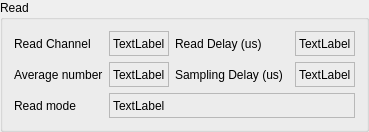
    <widget class="QGroupBox" name="groupBox">
     <property name="title">
      <string>Read</string>
     </property>
     <layout class="QGridLayout" name="gridLayout_2">
      <item row="0" column="0">
       <widget class="QLabel" name="label">
        <property name="sizePolicy">
         <sizepolicy hsizetype="Preferred" vsizetype="Fixed">
          <horstretch>0</horstretch>
          <verstretch>0</verstretch>
         </sizepolicy>
        </property>
        <property name="minimumSize">
         <size>
          <width>0</width>
          <height>25</height>
         </size>
        </property>
        <property name="maximumSize">
         <size>
          <width>16777215</width>
          <height>25</height>
         </size>
        </property>
        <property name="text">
         <string>Read Channel</string>
        </property>
       </widget>
      </item>
      <item row="2" column="0">
       <widget class="QLabel" name="label_3">
        <property name="sizePolicy">
         <sizepolicy hsizetype="Preferred" vsizetype="Fixed">
          <horstretch>0</horstretch>
          <verstretch>0</verstretch>
         </sizepolicy>
        </property>
        <property name="minimumSize">
         <size>
          <width>0</width>
          <height>25</height>
         </size>
        </property>
        <property name="maximumSize">
         <size>
          <width>16777215</width>
          <height>25</height>
         </size>
        </property>
        <property name="text">
         <string>Average number</string>
        </property>
       </widget>
      </item>
      <item row="2" column="1">
       <widget class="QLabel" name="label_avg_num">
        <property name="sizePolicy">
         <sizepolicy hsizetype="Preferred" vsizetype="Fixed">
          <horstretch>0</horstretch>
          <verstretch>0</verstretch>
         </sizepolicy>
        </property>
        <property name="minimumSize">
         <size>
          <width>0</width>
          <height>25</height>
         </size>
        </property>
        <property name="maximumSize">
         <size>
          <width>16777215</width>
          <height>25</height>
         </size>
        </property>
        <property name="frameShape">
         <enum>QFrame::StyledPanel</enum>
        </property>
        <property name="text">
         <string>TextLabel</string>
        </property>
       </widget>
      </item>
      <item row="2" column="4">
       <widget class="QLabel" name="label_sampling_delay">
        <property name="frameShape">
         <enum>QFrame::StyledPanel</enum>
        </property>
        <property name="text">
         <string>TextLabel</string>
        </property>
       </widget>
      </item>
      <item row="0" column="1">
       <widget class="QLabel" name="label_read_ch">
        <property name="sizePolicy">
         <sizepolicy hsizetype="Preferred" vsizetype="Fixed">
          <horstretch>0</horstretch>
          <verstretch>0</verstretch>
         </sizepolicy>
        </property>
        <property name="minimumSize">
         <size>
          <width>0</width>
          <height>25</height>
         </size>
        </property>
        <property name="maximumSize">
         <size>
          <width>16777215</width>
          <height>25</height>
         </size>
        </property>
        <property name="frameShape">
         <enum>QFrame::StyledPanel</enum>
        </property>
        <property name="text">
         <string>TextLabel</string>
        </property>
       </widget>
      </item>
      <item row="0" column="4">
       <widget class="QLabel" name="label_read_delay">
        <property name="frameShape">
         <enum>QFrame::StyledPanel</enum>
        </property>
        <property name="text">
         <string>TextLabel</string>
        </property>
       </widget>
      </item>
      <item row="2" column="2">
       <widget class="QLabel" name="label_16">
        <property name="text">
         <string>Sampling Delay (us)</string>
        </property>
       </widget>
      </item>
      <item row="0" column="2">
       <widget class="QLabel" name="label_2">
        <property name="sizePolicy">
         <sizepolicy hsizetype="Preferred" vsizetype="Fixed">
          <horstretch>0</horstretch>
          <verstretch>0</verstretch>
         </sizepolicy>
        </property>
        <property name="minimumSize">
         <size>
          <width>0</width>
          <height>25</height>
         </size>
        </property>
        <property name="maximumSize">
         <size>
          <width>16777215</width>
          <height>25</height>
         </size>
        </property>
        <property name="text">
         <string>Read Delay (us)</string>
        </property>
       </widget>
      </item>
      <item row="3" column="0">
       <widget class="QLabel" name="label_15">
        <property name="text">
         <string>Read mode</string>
        </property>
       </widget>
      </item>
      <item row="3" column="1" colspan="4">
       <widget class="QLabel" name="label_read_mode">
        <property name="sizePolicy">
         <sizepolicy hsizetype="Preferred" vsizetype="Fixed">
          <horstretch>0</horstretch>
          <verstretch>0</verstretch>
         </sizepolicy>
        </property>
        <property name="minimumSize">
         <size>
          <width>0</width>
          <height>25</height>
         </size>
        </property>
        <property name="maximumSize">
         <size>
          <width>16777215</width>
          <height>25</height>
         </size>
        </property>
        <property name="frameShape">
         <enum>QFrame::StyledPanel</enum>
        </property>
        <property name="text">
         <string>TextLabel</string>
        </property>
       </widget>
      </item>
     </layout>
    </widget>
